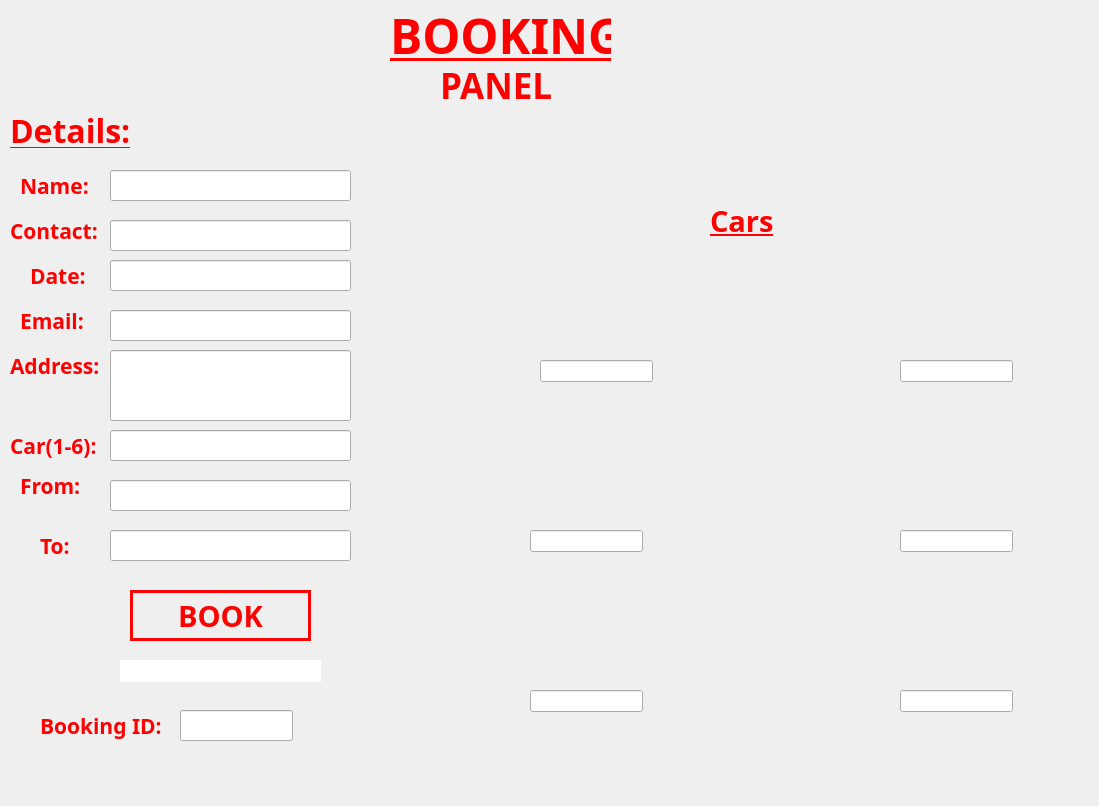
<?xml version="1.0" encoding="UTF-8"?>
<ui version="4.0">
 <class>booking</class>
 <widget class="QDialog" name="booking">
  <property name="geometry">
   <rect>
    <x>0</x>
    <y>0</y>
    <width>1099</width>
    <height>806</height>
   </rect>
  </property>
  <property name="minimumSize">
   <size>
    <width>1099</width>
    <height>0</height>
   </size>
  </property>
  <property name="maximumSize">
   <size>
    <width>1099</width>
    <height>16777215</height>
   </size>
  </property>
  <property name="windowTitle">
   <string>Dialog</string>
  </property>
  <widget class="QLabel" name="label">
   <property name="geometry">
    <rect>
     <x>-80</x>
     <y>0</y>
     <width>1301</width>
     <height>811</height>
    </rect>
   </property>
   <property name="minimumSize">
    <size>
     <width>1301</width>
     <height>0</height>
    </size>
   </property>
   <property name="maximumSize">
    <size>
     <width>1301</width>
     <height>16777215</height>
    </size>
   </property>
   <property name="text">
    <string/>
   </property>
   <property name="pixmap">
    <pixmap>Resources/booking_bg.png</pixmap>
   </property>
  </widget>
  <widget class="QLabel" name="label_2">
   <property name="geometry">
    <rect>
     <x>390</x>
     <y>10</y>
     <width>221</width>
     <height>51</height>
    </rect>
   </property>
   <property name="font">
    <font>
     <family>Rockwell Condensed</family>
     <pointsize>36</pointsize>
     <weight>75</weight>
     <bold>true</bold>
     <underline>true</underline>
    </font>
   </property>
   <property name="styleSheet">
    <string notr="true">color: qlineargradient(spread:pad, x1:0, y1:0, x2:1, y2:1, stop:1 rgba(255, 0, 0, 255));</string>
   </property>
   <property name="text">
    <string>BOOKING</string>
   </property>
  </widget>
  <widget class="QLabel" name="label_3">
   <property name="geometry">
    <rect>
     <x>440</x>
     <y>60</y>
     <width>121</width>
     <height>51</height>
    </rect>
   </property>
   <property name="font">
    <font>
     <family>Rockwell Condensed</family>
     <pointsize>26</pointsize>
     <weight>75</weight>
     <bold>true</bold>
    </font>
   </property>
   <property name="styleSheet">
    <string notr="true">color: qlineargradient(spread:pad, x1:0, y1:0, x2:1, y2:1, stop:1 rgba(255, 0, 0, 255));</string>
   </property>
   <property name="text">
    <string>PANEL</string>
   </property>
  </widget>
  <widget class="QLabel" name="label_4">
   <property name="geometry">
    <rect>
     <x>710</x>
     <y>200</y>
     <width>71</width>
     <height>41</height>
    </rect>
   </property>
   <property name="font">
    <font>
     <family>Rockwell Condensed</family>
     <pointsize>22</pointsize>
     <weight>75</weight>
     <bold>true</bold>
     <underline>true</underline>
    </font>
   </property>
   <property name="styleSheet">
    <string notr="true">color: qlineargradient(spread:pad, x1:0, y1:0, x2:1, y2:1, stop:1 rgba(255, 0, 0, 255));</string>
   </property>
   <property name="text">
    <string>Cars</string>
   </property>
  </widget>
  <widget class="QLabel" name="label_5">
   <property name="geometry">
    <rect>
     <x>10</x>
     <y>110</y>
     <width>121</width>
     <height>41</height>
    </rect>
   </property>
   <property name="font">
    <font>
     <family>Rockwell Condensed</family>
     <pointsize>24</pointsize>
     <weight>75</weight>
     <bold>true</bold>
     <underline>true</underline>
    </font>
   </property>
   <property name="styleSheet">
    <string notr="true">color: qlineargradient(spread:pad, x1:0, y1:0, x2:1, y2:1, stop:1 rgba(255, 0, 0, 255));</string>
   </property>
   <property name="text">
    <string>Details:</string>
   </property>
  </widget>
  <widget class="QLabel" name="label_6">
   <property name="geometry">
    <rect>
     <x>20</x>
     <y>160</y>
     <width>71</width>
     <height>51</height>
    </rect>
   </property>
   <property name="font">
    <font>
     <family>Rockwell Condensed</family>
     <pointsize>16</pointsize>
     <weight>75</weight>
     <bold>true</bold>
    </font>
   </property>
   <property name="styleSheet">
    <string notr="true">color: qlineargradient(spread:pad, x1:0, y1:0, x2:1, y2:1, stop:1 rgba(255, 0, 0, 255));</string>
   </property>
   <property name="text">
    <string>Name:</string>
   </property>
  </widget>
  <widget class="QLabel" name="label_7">
   <property name="geometry">
    <rect>
     <x>10</x>
     <y>430</y>
     <width>91</width>
     <height>31</height>
    </rect>
   </property>
   <property name="font">
    <font>
     <family>Rockwell Condensed</family>
     <pointsize>16</pointsize>
     <weight>75</weight>
     <bold>true</bold>
    </font>
   </property>
   <property name="styleSheet">
    <string notr="true">color: qlineargradient(spread:pad, x1:0, y1:0, x2:1, y2:1, stop:1 rgba(255, 0, 0, 255));</string>
   </property>
   <property name="text">
    <string>Car(1-6):</string>
   </property>
  </widget>
  <widget class="QLabel" name="label_8">
   <property name="geometry">
    <rect>
     <x>20</x>
     <y>460</y>
     <width>71</width>
     <height>51</height>
    </rect>
   </property>
   <property name="font">
    <font>
     <family>Rockwell Condensed</family>
     <pointsize>16</pointsize>
     <weight>75</weight>
     <bold>true</bold>
    </font>
   </property>
   <property name="styleSheet">
    <string notr="true">color: qlineargradient(spread:pad, x1:0, y1:0, x2:1, y2:1, stop:1 rgba(255, 0, 0, 255));</string>
   </property>
   <property name="text">
    <string>From:</string>
   </property>
  </widget>
  <widget class="QLabel" name="label_9">
   <property name="geometry">
    <rect>
     <x>40</x>
     <y>530</y>
     <width>55</width>
     <height>31</height>
    </rect>
   </property>
   <property name="font">
    <font>
     <family>Rockwell Condensed</family>
     <pointsize>16</pointsize>
     <weight>75</weight>
     <bold>true</bold>
    </font>
   </property>
   <property name="styleSheet">
    <string notr="true">color: qlineargradient(spread:pad, x1:0, y1:0, x2:1, y2:1, stop:1 rgba(255, 0, 0, 255));</string>
   </property>
   <property name="text">
    <string>To:</string>
   </property>
  </widget>
  <widget class="QLineEdit" name="bp_name">
   <property name="geometry">
    <rect>
     <x>110</x>
     <y>170</y>
     <width>241</width>
     <height>31</height>
    </rect>
   </property>
  </widget>
  <widget class="QLineEdit" name="bp_car">
   <property name="geometry">
    <rect>
     <x>110</x>
     <y>430</y>
     <width>241</width>
     <height>31</height>
    </rect>
   </property>
  </widget>
  <widget class="QLineEdit" name="bp_from">
   <property name="geometry">
    <rect>
     <x>110</x>
     <y>480</y>
     <width>241</width>
     <height>31</height>
    </rect>
   </property>
  </widget>
  <widget class="QLineEdit" name="bp_to">
   <property name="geometry">
    <rect>
     <x>110</x>
     <y>530</y>
     <width>241</width>
     <height>31</height>
    </rect>
   </property>
  </widget>
  <widget class="QPushButton" name="bp_push_book">
   <property name="geometry">
    <rect>
     <x>130</x>
     <y>590</y>
     <width>181</width>
     <height>51</height>
    </rect>
   </property>
   <property name="font">
    <font>
     <family>Rockwell Condensed</family>
     <pointsize>22</pointsize>
     <weight>75</weight>
     <bold>true</bold>
    </font>
   </property>
   <property name="cursor">
    <cursorShape>PointingHandCursor</cursorShape>
   </property>
   <property name="styleSheet">
    <string notr="true">color: qlineargradient(spread:pad, x1:0, y1:0, x2:1, y2:1, stop:1 rgba(255, 0, 0, 255));
border:3px solid red</string>
   </property>
   <property name="text">
    <string>BOOK</string>
   </property>
  </widget>
  <widget class="QLineEdit" name="bp_car1">
   <property name="geometry">
    <rect>
     <x>540</x>
     <y>360</y>
     <width>113</width>
     <height>22</height>
    </rect>
   </property>
   <property name="readOnly">
    <bool>true</bool>
   </property>
  </widget>
  <widget class="QLineEdit" name="bp_car2">
   <property name="geometry">
    <rect>
     <x>900</x>
     <y>360</y>
     <width>113</width>
     <height>22</height>
    </rect>
   </property>
   <property name="readOnly">
    <bool>true</bool>
   </property>
  </widget>
  <widget class="QLineEdit" name="bp_car3">
   <property name="geometry">
    <rect>
     <x>530</x>
     <y>530</y>
     <width>113</width>
     <height>22</height>
    </rect>
   </property>
   <property name="readOnly">
    <bool>true</bool>
   </property>
  </widget>
  <widget class="QLineEdit" name="bp_car4">
   <property name="geometry">
    <rect>
     <x>900</x>
     <y>530</y>
     <width>113</width>
     <height>22</height>
    </rect>
   </property>
   <property name="readOnly">
    <bool>true</bool>
   </property>
  </widget>
  <widget class="QLineEdit" name="bp_car5">
   <property name="geometry">
    <rect>
     <x>530</x>
     <y>690</y>
     <width>113</width>
     <height>22</height>
    </rect>
   </property>
   <property name="readOnly">
    <bool>true</bool>
   </property>
  </widget>
  <widget class="QLineEdit" name="bp_car6">
   <property name="geometry">
    <rect>
     <x>900</x>
     <y>690</y>
     <width>113</width>
     <height>22</height>
    </rect>
   </property>
   <property name="readOnly">
    <bool>true</bool>
   </property>
  </widget>
  <widget class="QLineEdit" name="bp_action1">
   <property name="geometry">
    <rect>
     <x>120</x>
     <y>660</y>
     <width>201</width>
     <height>22</height>
    </rect>
   </property>
   <property name="styleSheet">
    <string notr="true">border:1 px;</string>
   </property>
   <property name="readOnly">
    <bool>true</bool>
   </property>
  </widget>
  <widget class="QLabel" name="label_10">
   <property name="geometry">
    <rect>
     <x>10</x>
     <y>210</y>
     <width>91</width>
     <height>41</height>
    </rect>
   </property>
   <property name="font">
    <font>
     <family>Rockwell Condensed</family>
     <pointsize>16</pointsize>
     <weight>75</weight>
     <bold>true</bold>
    </font>
   </property>
   <property name="styleSheet">
    <string notr="true">color: qlineargradient(spread:pad, x1:0, y1:0, x2:1, y2:1, stop:1 rgba(255, 0, 0, 255));</string>
   </property>
   <property name="text">
    <string>Contact:</string>
   </property>
  </widget>
  <widget class="QLineEdit" name="bp_contact">
   <property name="geometry">
    <rect>
     <x>110</x>
     <y>220</y>
     <width>241</width>
     <height>31</height>
    </rect>
   </property>
   <property name="text">
    <string/>
   </property>
  </widget>
  <widget class="QLabel" name="label_11">
   <property name="geometry">
    <rect>
     <x>10</x>
     <y>350</y>
     <width>111</width>
     <height>31</height>
    </rect>
   </property>
   <property name="font">
    <font>
     <family>Rockwell Condensed</family>
     <pointsize>16</pointsize>
     <weight>75</weight>
     <bold>true</bold>
    </font>
   </property>
   <property name="styleSheet">
    <string notr="true">color: qlineargradient(spread:pad, x1:0, y1:0, x2:1, y2:1, stop:1 rgba(255, 0, 0, 255));</string>
   </property>
   <property name="text">
    <string>Address:</string>
   </property>
  </widget>
  <widget class="QLineEdit" name="bp_address">
   <property name="geometry">
    <rect>
     <x>110</x>
     <y>350</y>
     <width>241</width>
     <height>71</height>
    </rect>
   </property>
  </widget>
  <widget class="QLabel" name="label_12">
   <property name="geometry">
    <rect>
     <x>20</x>
     <y>300</y>
     <width>81</width>
     <height>41</height>
    </rect>
   </property>
   <property name="font">
    <font>
     <family>Rockwell Condensed</family>
     <pointsize>16</pointsize>
     <weight>75</weight>
     <bold>true</bold>
    </font>
   </property>
   <property name="styleSheet">
    <string notr="true">color: qlineargradient(spread:pad, x1:0, y1:0, x2:1, y2:1, stop:1 rgba(255, 0, 0, 255));</string>
   </property>
   <property name="text">
    <string>Email:</string>
   </property>
  </widget>
  <widget class="QLineEdit" name="bp_email">
   <property name="geometry">
    <rect>
     <x>110</x>
     <y>310</y>
     <width>241</width>
     <height>31</height>
    </rect>
   </property>
  </widget>
  <widget class="QLabel" name="label_13">
   <property name="geometry">
    <rect>
     <x>40</x>
     <y>710</y>
     <width>141</width>
     <height>31</height>
    </rect>
   </property>
   <property name="font">
    <font>
     <family>Rockwell Condensed</family>
     <pointsize>16</pointsize>
     <weight>75</weight>
     <bold>true</bold>
    </font>
   </property>
   <property name="styleSheet">
    <string notr="true">color: qlineargradient(spread:pad, x1:0, y1:0, x2:1, y2:1, stop:1 rgba(255, 0, 0, 255));</string>
   </property>
   <property name="text">
    <string>Booking ID:</string>
   </property>
  </widget>
  <widget class="QLineEdit" name="bp_bID">
   <property name="geometry">
    <rect>
     <x>180</x>
     <y>710</y>
     <width>113</width>
     <height>31</height>
    </rect>
   </property>
   <property name="readOnly">
    <bool>true</bool>
   </property>
  </widget>
  <widget class="QLabel" name="label_14">
   <property name="geometry">
    <rect>
     <x>30</x>
     <y>260</y>
     <width>61</width>
     <height>31</height>
    </rect>
   </property>
   <property name="font">
    <font>
     <family>Rockwell Condensed</family>
     <pointsize>16</pointsize>
     <weight>75</weight>
     <bold>true</bold>
    </font>
   </property>
   <property name="styleSheet">
    <string notr="true">color: qlineargradient(spread:pad, x1:0, y1:0, x2:1, y2:1, stop:1 rgba(255, 0, 0, 255));</string>
   </property>
   <property name="text">
    <string>Date:</string>
   </property>
  </widget>
  <widget class="QLineEdit" name="bp_date">
   <property name="geometry">
    <rect>
     <x>110</x>
     <y>260</y>
     <width>241</width>
     <height>31</height>
    </rect>
   </property>
  </widget>
 </widget>
 <resources/>
 <connections/>
</ui>
